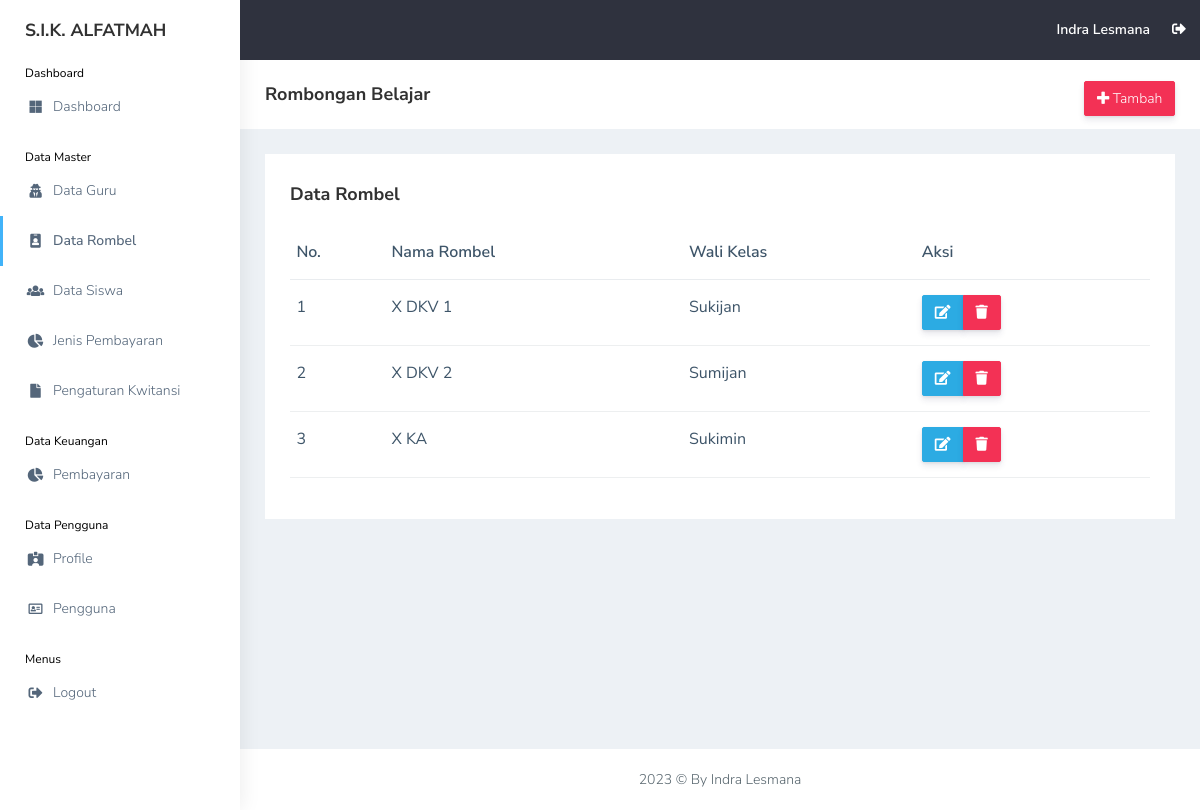
/view_master/rombel.php (signed in), run on an earlier commit of the app's database.
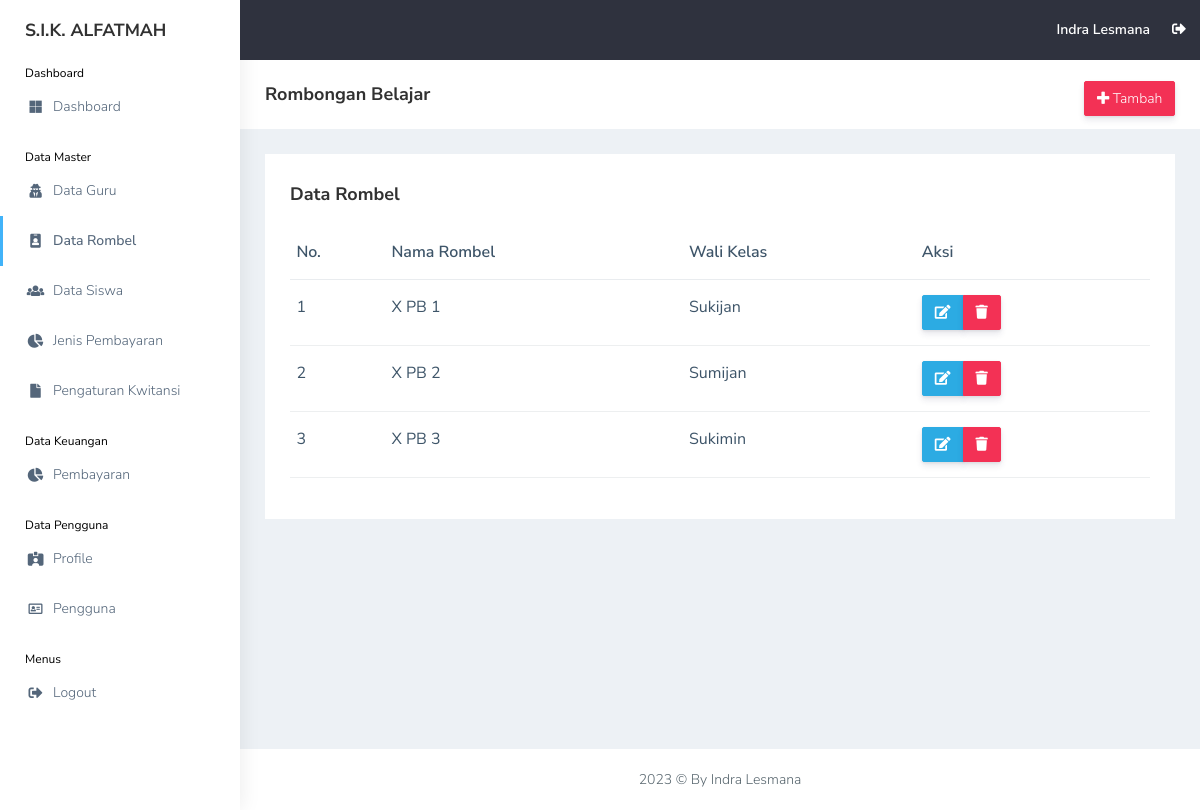
And on a later commit of the database.
### tables this page shows
CREATE TABLE `rombel` (
  `id_rombel` int(11) NOT NULL,
  `rombel` varchar(255) NOT NULL,
  `id_guru` int(11) NOT NULL
);

CREATE TABLE `guru` (
  `id_guru` int(11) NOT NULL,
  `nama_guru` varchar(255) NOT NULL,
  `mapel` varchar(255) NOT NULL,
  `date_created` date NOT NULL,
  `is_active` int(11) NOT NULL
);

### functions.php (called while the page is built, shortened)
<?php
$conn = mysqli_connect("localhost", "root", "", "db_sika");
function query($query)
{
    global $conn;
    $result = mysqli_query($conn, $query);
    $rows = [];
    while ($row = mysqli_fetch_assoc($result)) {
        $rows[] = $row;
    }
    return $rows;
}

### view_master/rombel.php (the view, shortened to what this page needs)
<?php
include "../templates/header.php";
$rombel = query(
    "SELECT * FROM rombel
    INNER JOIN guru ON guru.id_guru = rombel.id_guru"
);
?>
<div class="page-breadcrumb bg-white">
    <div class="row align-items-center">
        <div class="col-lg-3 col-md-4 col-sm-4 col-xs-12">
            <h4 class="page-title">Rombongan Belajar</h4>
        </div>
        <div class="col-lg-9 col-sm-8 col-md-8 col-xs-12">
            <div class="d-md-flex">
                <ol class="breadcrumb ms-auto">
                    <li><a href="rombel_add.php"
                            class="btn btn-danger  d-none d-md-block pull-right ms-3 hidden-xs hidden-sm waves-effect waves-light text-white"><i
                                class="fas fa-plus"></i> Tambah</a>
                    </li>
                </ol>
            </div>
        </div>
    </div>
</div>
<div class="container-fluid">
    <div class="row">
        <div class="col-md-12 col-lg-12 col-sm-12">
            <div class="white-box">
                <div class="d-md-flex mb-3">
                    <h3 class="box-title mb-0">Data Rombel</h3>
                </div>
                <div class="table-responsive">
                    <table class="table no-wrap">
                        <thead>
                            <tr>
                                <th class="border-top-0">No.</th>
                                <th class="border-top-0">Nama Rombel</th>
                                <th class="border-top-0">Wali Kelas</th>
                                <th class="border-top-0">Aksi</th>
                            </tr>
                        </thead>
                        <tbody>
                            <?php $i = 1; ?>
                            <?php foreach ($rombel as $r): ?>
                                <tr>
                                    <td>
                                        <?= $i; ?>
                                    </td>
                                    <td class="txt-oflo">
                                        <?= $r["rombel"]; ?>
                                    </td>
                                    <td class="txt-oflo">
                                        <?= $r["nama_guru"]; ?>
                                    </td>
                                    <td>
                                        <div class="btn-group btn-group-toggle" data-toggle="buttons">
                                            <a href="rombel_edit.php?id_rombel=<?= $r["id_rombel"] ?>"
                                                class="btn btn-info text-white"><i class="fas fa-edit"></i></a>
                                            <a href="rombel_delete.php?id_rombel=<?= $r["id_rombel"] ?>"
                                                class="btn btn-danger text-white"
                                                onclick="return confirm('Yakin ingin menghapus <?= $r['rombel']; ?>?');"><i
                                                    class="fas fa-trash"></i></a>
                                        </div>
                                    </td>
                                </tr>
                                <?php $i++; ?>
                            <?php endforeach; ?>
                        </tbody>
                    </table>
                </div>
            </div>
        </div>
    </div>
</div>
<?php
include "../templates/footer.php";
?>

What changed in the data, as far as the page shows it:
changed rombel "Sukijan": rombel "X DKV 1" → "X PB 1"
changed rombel "Sumijan": rombel "X DKV 2" → "X PB 2"
changed rombel "Sukimin": rombel "X KA" → "X PB 3"
